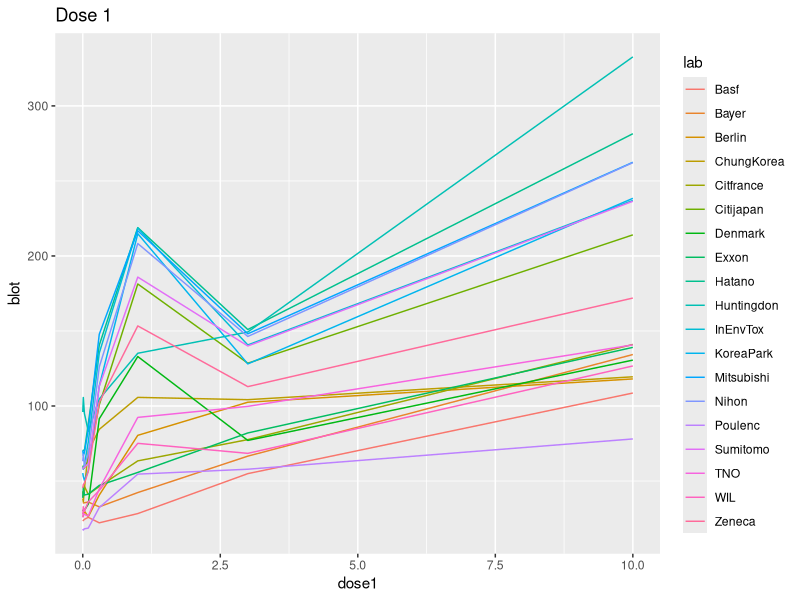
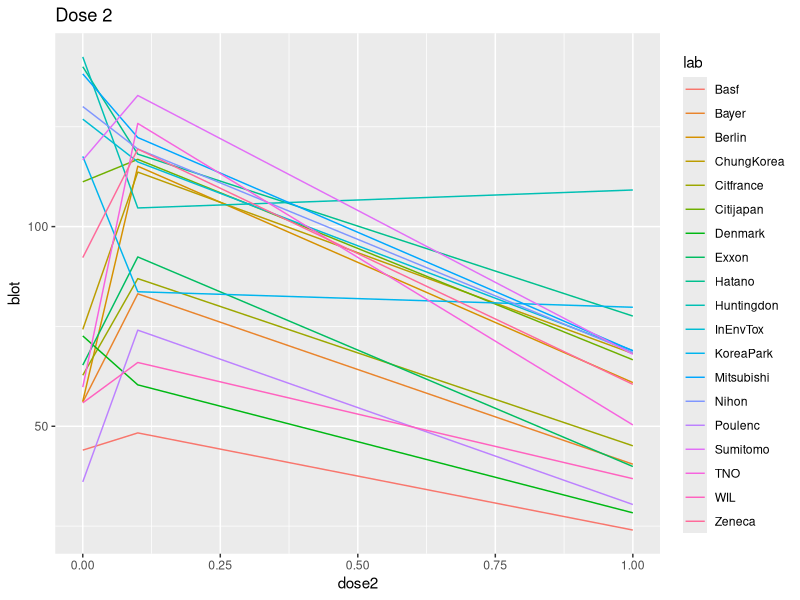
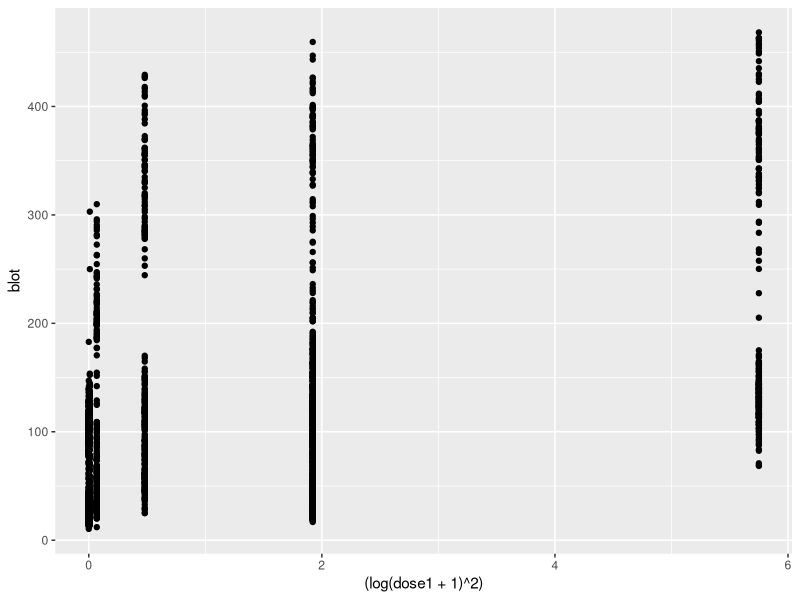
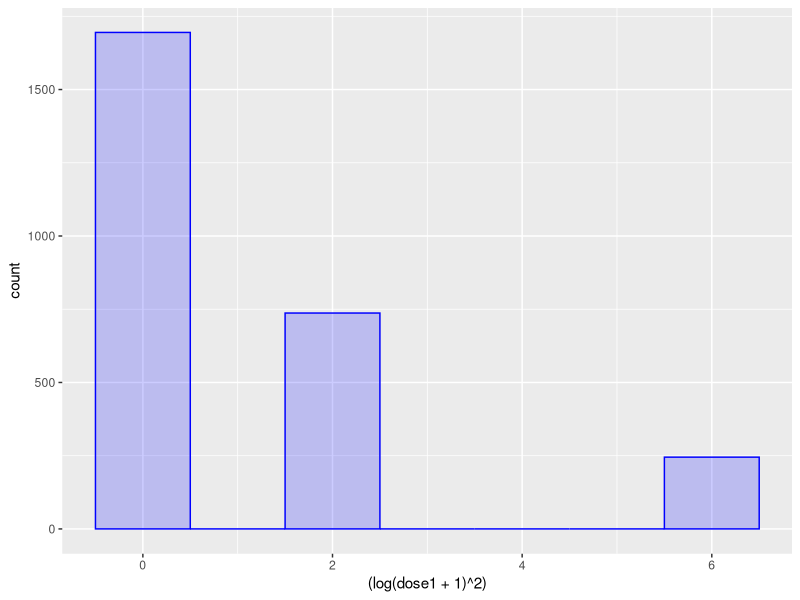
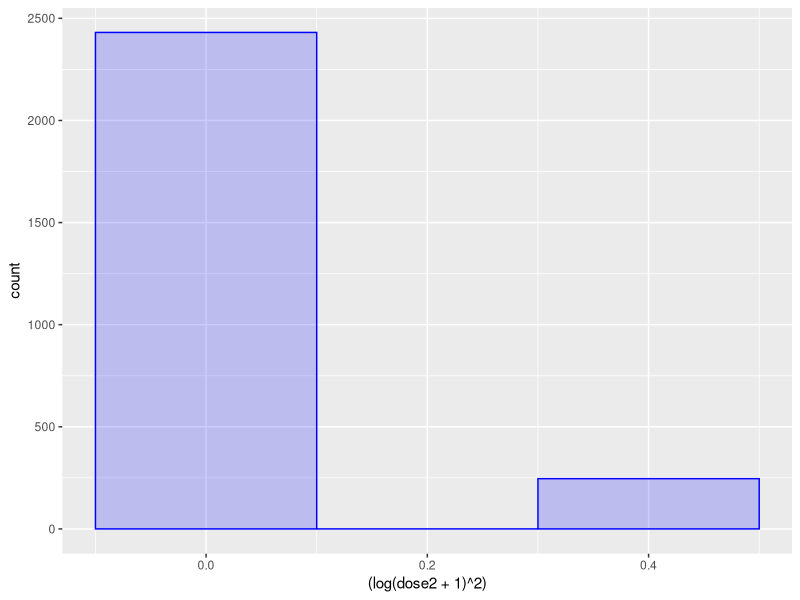

These charts were generated, in order, by the following R code:
## ---- chunk 1
library(dplyr)
library(lme4)
library(ggplot2)
#read in the data
###plot multiple ggplots in one place  obtained from http://www.cookbook-r.com/Graphs/Multiple_graphs_on_one_page_(ggplot2)/

multiplot <- function(..., plotlist=NULL, file, cols=1, layout=NULL) {
  library(grid)

  # Make a list from the ... arguments and plotlist
  plots <- c(list(...), plotlist)

  numPlots = length(plots)

  # If layout is NULL, then use 'cols' to determine layout
  if (is.null(layout)) {
    # Make the panel
    # ncol: Number of columns of plots
    # nrow: Number of rows needed, calculated from # of cols
    layout <- matrix(seq(1, cols * ceiling(numPlots/cols)),
                    ncol = cols, nrow = ceiling(numPlots/cols))
  }

 if (numPlots==1) {
    print(plots[[1]])

  } else {
    # Set up the page
    grid.newpage()
    pushViewport(viewport(layout = grid.layout(nrow(layout), ncol(layout))))

    # Make each plot, in the correct location
    for (i in 1:numPlots) {
      # Get the i,j matrix positions of the regions that contain this subplot
      matchidx <- as.data.frame(which(layout == i, arr.ind = TRUE))

      print(plots[[i]], vp = viewport(layout.pos.row = matchidx$row,
                                      layout.pos.col = matchidx$col))
    }
  }
}

RMSE <- function(x,y) {return(sqrt(mean((y-x)^2)))} 
dat <- read.table("case1.txt", header = T, stringsAsFactors = F, na.strings = ".", colClasses=c("character","character","numeric","numeric","numeric","numeric","numeric","numeric"))
dat <-  dat %>% filter(complete.cases(blot)) %>% mutate(wblot = blot/body, wwet = wet/body)
## ---- chunk 2

## ---- chunk 3

## ---- chunk 4
mean_dat1 <- dat %>% group_by(lab, dose1) %>% summarise(blot = mean(blot))
ggplot(data = mean_dat1, aes(x = dose1, y = blot, color = lab)) + geom_line() + ggtitle("Dose 1")
mean_dat2 <- dat %>% group_by(lab, dose2) %>% summarise(blot = mean(blot))
ggplot(data = mean_dat2, aes(x = dose2, y = blot, color = lab)) + geom_line() + ggtitle("Dose 2")


ggplot(data = dat, aes(x=(log(dose1 +1)^2), y=blot)) + geom_point()

ggplot(data = dat, aes((log(dose1 +1)^2))) + geom_histogram(fill = "blue", alpha = 0.2, binwidth = 1, col="blue") 
ggplot(data = dat, aes((log(dose2 +1)^2))) + geom_histogram(fill = "blue", alpha = 0.2, binwidth = 0.2, col="blue") 
## ---- chunk 5
fm <- lmer(log(blot+1) ~ (1 + poly(log(dose1 + 1),2) + poly(log(dose2 + 1),2) |lab) + poly(log(dose1 + 1),2) + poly(log(dose2+1),2) + poly(log(body),2) + (proto*lab), dat)
## ---- chunk 6

## ---- chunk 7

